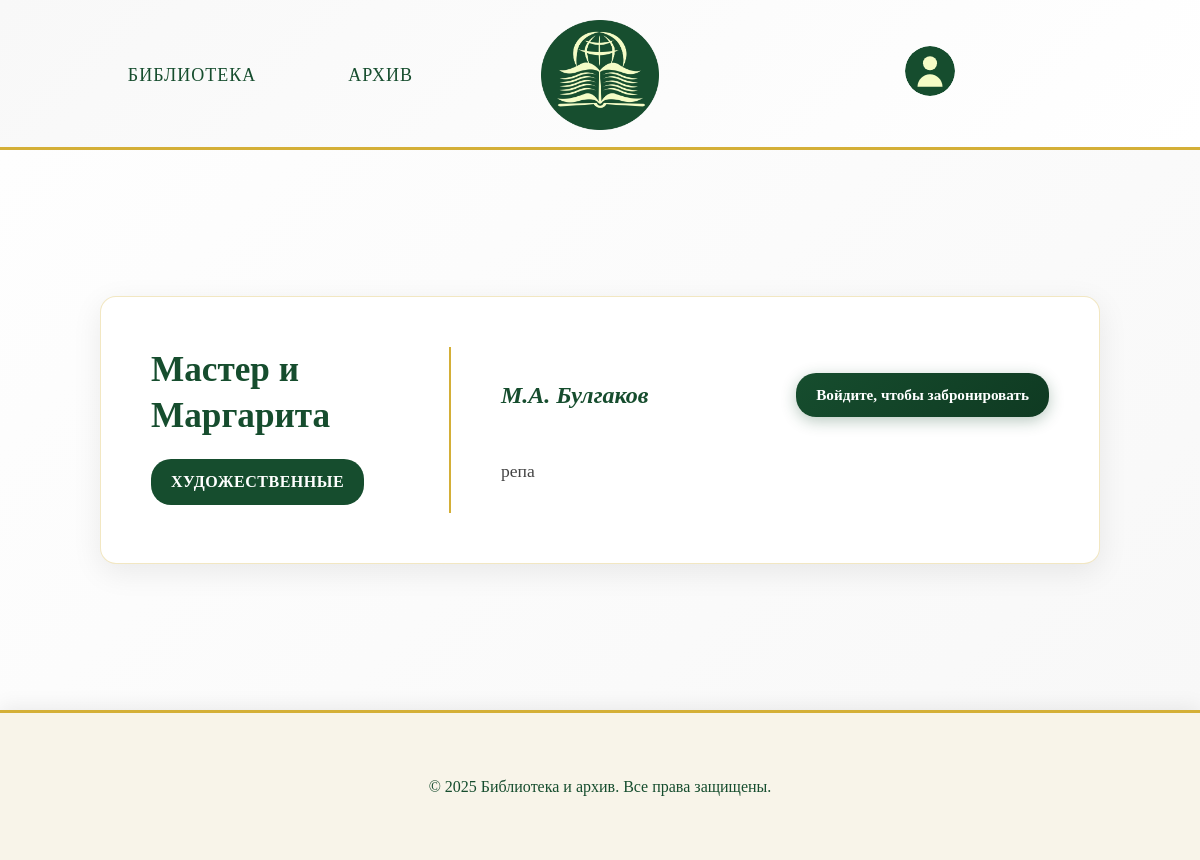
The app's page /book/1/, older data.
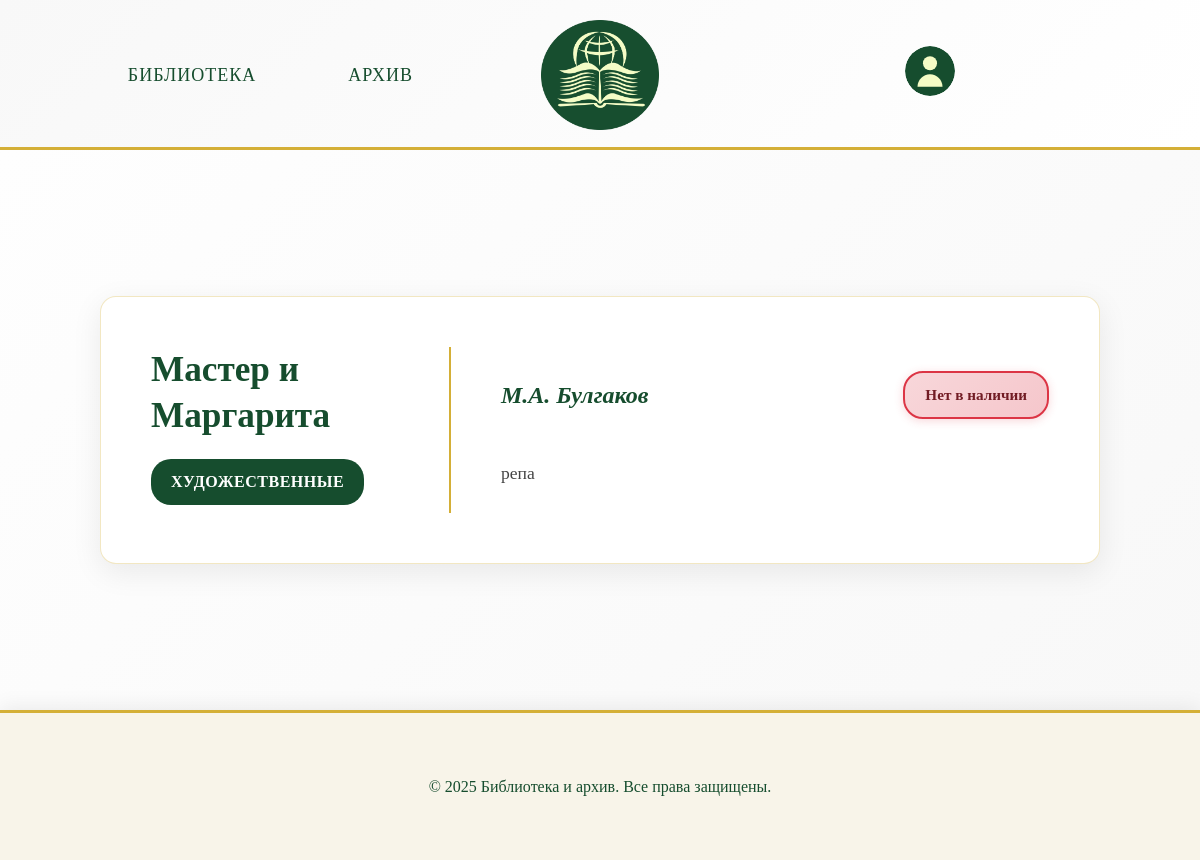
The same page, newer data.
### app/views.py (the view)
# urls.py: path('book/<int:book_id>/', views.book_detail, name='book_detail'),
def book_detail(request, book_id):
    book = get_object_or_404(Book, id=book_id)
    has_confirmed_reservation_from_others = BookReservation.objects.filter(
        book=book,
        status='reserved'
    ).exclude(user=request.user).exists() if request.user.is_authenticated else False
    user_reservation = None
    if request.user.is_authenticated:
        user_reservation = BookReservation.objects.filter(
            book=book,
            user=request.user
        ).first()
    if not request.user.is_authenticated:
        has_confirmed_reservation_from_others = BookReservation.objects.filter(
            book=book,
            status='reserved'
        ).exists()
    context = {
        'book': book,
        'has_confirmed_reservation_from_others': has_confirmed_reservation_from_others,
        'user_reservation': user_reservation
    }
    return render(request, 'app/book.html', context)

### templates/app/book.html (shortened to what this page needs)
<!DOCTYPE html>
<html lang="ru">
<head>
    {% load static %}
    <link rel="stylesheet" href="{% static 'css/style.css' %}" />
</head>
<body>
    <header>
        <nav>
            <ul class="menu-items">
                <li class="menu-item"><a href="{% url 'library' %}">Библиотека</a></li>
                <li class="menu-item"><a href="{% url 'archive' %}">Архив</a></li>
            </ul>
        </nav>
        <a href="{% url 'library' %}">
            <img src="{% static 'images/Group_2_2.png' %}" alt="Логотип" class="logo">
        </a>
        <a href="{% url 'profile' %}" class="profile-link">
            <img
            alt="Профиль" class="profile-icon">
        </a>
    </header>
    <main class="books-information">
        <div class="book-detail-card">
            <div class="book-left-side">
                <h2 class="book-title">{{ book.title }}</h2>
                <span class="book-genre">{{ book.genre }}</span>
            </div>
            <div class="book-right-side">
                <div class="author-and-availability">
                    <div class="book-author">{{ book.author }}</div>
                    <div class="book-availability-section">
                        {% if book.quantity == 'В наличии' and not has_confirmed_reservation_from_others %}
                            {% if user.is_authenticated %}
                                {% if user_reservation %}
                                    {% if user_reservation.status == 'pending' %}
                                    {% elif user_reservation.status == 'reserved' %}
                                    {% else %}
                                        <form method="post" action="{% url 'reserve_book' book.id %}" class="availability-form">
                                            {% csrf_token %}
                                            <button type="submit" class="reserve-btn">Забронировать</button>
                                        </form>
                                    {% endif %}
                                {% else %}
                                    <form method="post" action="{% url 'reserve_book' book.id %}" class="availability-form">
                                        {% csrf_token %}
                                        <button type="submit" class="reserve-btn">Забронировать</button>
                                    </form>
                                {% endif %}
                            {% else %}
                                <a href="{% url 'sign_in' %}" class="reserve-btn">Войдите, чтобы забронировать</a>
                            {% endif %}
                        {% else %}
                            {% if not user.is_authenticated or not user_reservation or user_reservation.status != 'reserved' %}
                                <div class="unavailable-text">Нет в наличии</div>
                            {% endif %}
                        {% endif %}
                    </div>
                </div>
                <p class="book-description">{{ book.description_long }}</p>
            </div>
        </div>
    </main>
    <footer class="footer">
        <p class="footer-copyright">&copy; 2025 Библиотека и архив. Все права защищены.</p>
    </footer>
</body>
</html>

Row changes from the older to the newer data that the page shows:
changed Book "Мастер и Маргарита": quantity "В наличии" → "Нет в наличии" (drawn)
Text that changed along with them:
text no longer shown: "Войдите, чтобы забронировать"
text now shown: "Нет в наличии"
